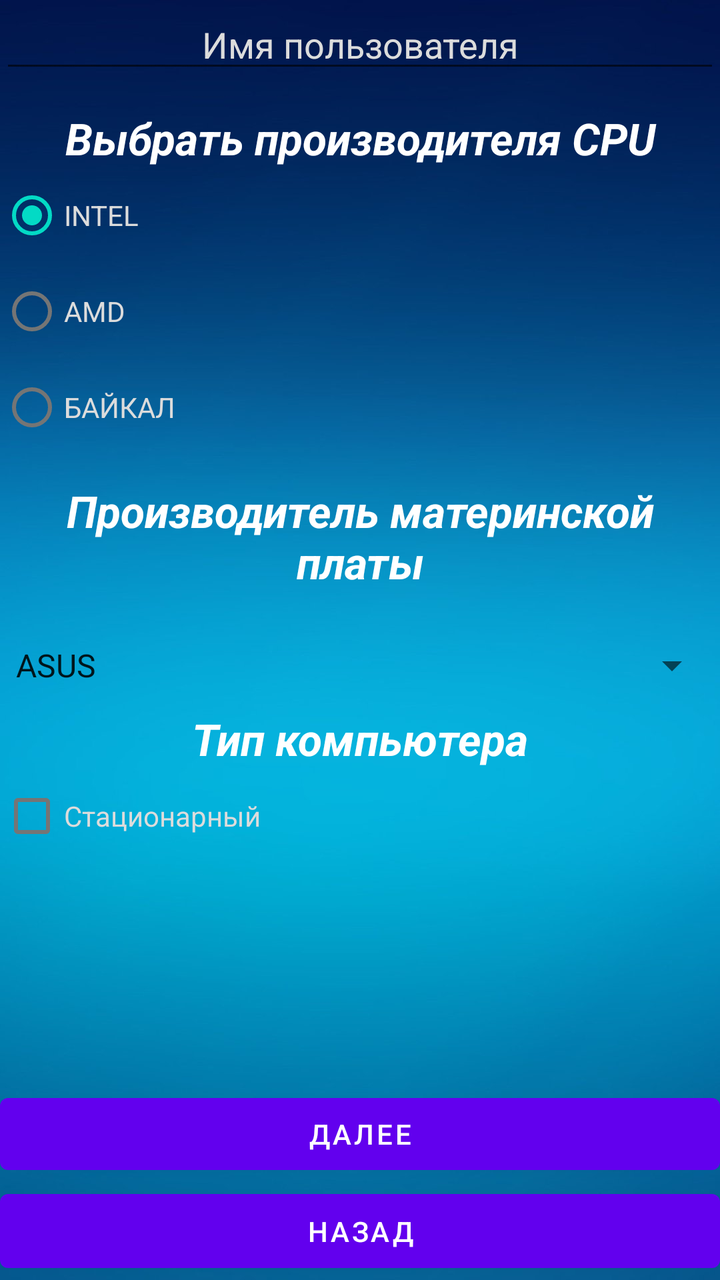
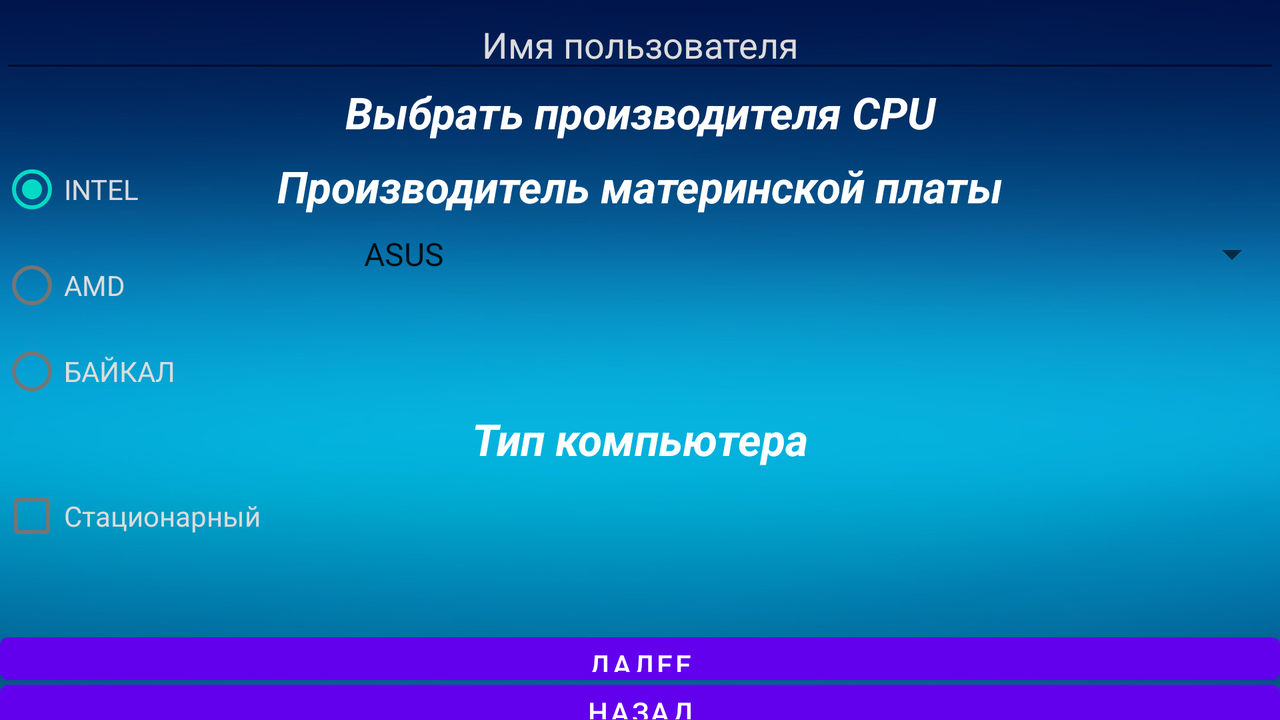

First picture: res/layout/ on a phone held upright. Second picture: the repository's own variant of that layout, on a device whose configuration matches the variant's folder. Source for both follows.
<!-- AndroidManifest.xml: application theme Theme.ANDRO_DKA_LAB_3 -->
<!-- res/layout/activity_second.xml -->
<?xml version="1.0" encoding="utf-8"?>
<RelativeLayout xmlns:android="http://schemas.android.com/apk/res/android"
    android:layout_width="match_parent"
    android:layout_height="match_parent"
    android:background="@drawable/background_2">


    <EditText
        android:id="@+id/editText"
        android:layout_width="match_parent"
        android:layout_height="wrap_content"
        android:layout_alignParentTop="true"
        android:ems="20"
        android:gravity="center"
        android:hint="@string/Имя_пользователя"
        android:importantForAutofill="no"
        android:inputType="textPersonName"
        android:textColor="#FFFFFF"
        android:textColorHint="#DCDCDC" />

    <TextView
        android:id="@+id/textView2"
        android:layout_width="match_parent"
        android:layout_height="wrap_content"
        android:layout_marginTop="13dp"
        android:layout_below="@id/editText"
        android:gravity="center"
        android:textAppearance="?android:attr/textAppearanceLarge"
        android:textStyle="bold|italic"
        android:text="@string/Производитель_CPU"
        android:textColor="#FFFFFF"
        android:textColorHint="#DCDCDC"
        />

    <RadioGroup
        android:id="@+id/radioGroup"
        android:layout_width="match_parent"
        android:layout_height="wrap_content"
        android:layout_below="@+id/textView2">

        <RadioButton
            android:id="@+id/radioButton1"
            android:layout_width="match_parent"
            android:layout_height="wrap_content"
            android:checked="true"
            android:text="@string/INTEL"
            android:textColor="#DCDCDC"/>


        <RadioButton
            android:id="@+id/radioButton2"
            android:layout_width="match_parent"
            android:layout_height="wrap_content"
            android:text="@string/AMD"
            android:textColor="#DCDCDC"/>

        <RadioButton
            android:id="@+id/radioButton3"
            android:layout_width="match_parent"
            android:layout_height="wrap_content"
            android:text="@string/БАЙКАЛ"
            android:textColor="#DCDCDC"/>

    </RadioGroup>

    <TextView
        android:id="@+id/textView3"
        android:layout_width="match_parent"
        android:layout_height="wrap_content"
        android:layout_marginTop="13dp"
        android:layout_below="@id/radioGroup"
        android:gravity="center"
        android:text="@string/Производитель_материнской_платы"
        android:textAppearance="?android:attr/textAppearanceLarge"
        android:textColor="#FFFFFF"
        android:textColorHint="#DCDCDC"
        android:textStyle="bold|italic" />

    <Spinner
        android:id="@+id/spinner"
        android:layout_width="match_parent"
        android:layout_height="wrap_content"
        android:layout_below="@+id/textView3"
        android:layout_marginTop="25dp"
        android:entries="@array/mathBoard_arrays" />

    <TextView
        android:id="@+id/textView4"
        android:layout_marginTop="10dp"
        android:layout_width="match_parent"
        android:layout_height="wrap_content"
        android:layout_below="@+id/spinner"
        android:gravity="center"
        android:textAppearance="?android:attr/textAppearanceLarge"
        android:textStyle="bold|italic"
        android:text="@string/Тип_комьютера"
        android:textColor="#FFFFFF"
        android:textColorHint="#DCDCDC"

        />

    <CheckBox
        android:id="@+id/checkBox"
        android:layout_width="match_parent"
        android:layout_height="wrap_content"
        android:layout_below="@+id/textView4"
        android:text="@string/Стационарный"
        android:textColor="#DCDCDC" />

    <Button
        android:id="@+id/next"
        android:layout_width="match_parent"
        android:layout_height="wrap_content"
        android:layout_above="@+id/back"
        android:onClick="onNext"
        android:text="@string/Далее" />

    <Button
        android:id="@+id/back"
        android:layout_width="match_parent"
        android:layout_height="49dp"
        android:layout_alignParentBottom="true"
        android:onClick="onBack"
        android:text="@string/Назад" />




</RelativeLayout>
<!-- resources referenced by this layout -->
<resources>
  <string-array name="mathBoard_arrays">
          <item>ASUS</item>
          <item>MSI</item>
          <item>GIGABYTE</item>
          <item>ASROCK</item>
          <item>BIOSTAR</item>
      </string-array>
  <!-- drawable background_2: png bitmap (drawable, 284522 bytes) -->
  <string name="AMD">AMD</string>
  <string name="INTEL">INTEL</string>
  <style name="Theme.ANDRO_DKA_LAB_3" parent="Theme.MaterialComponents.DayNight.DarkActionBar">
          
          <item name="colorPrimary">@color/purple_500</item>
          <item name="colorPrimaryVariant">@color/purple_700</item>
          <item name="colorOnPrimary">@color/white</item>
          
          <item name="colorSecondary">@color/teal_200</item>
          <item name="colorSecondaryVariant">@color/teal_700</item>
          <item name="colorOnSecondary">@color/black</item>
          
          <item name="android:statusBarColor" tools:targetApi="l">?attr/colorPrimaryVariant</item>
          
      </style>
</resources>
<!-- res/layout-land/activity_second.xml (the repository's variant of the layout above) -->
<!-- drawn on the phone turned sideways -->
<?xml version="1.0" encoding="utf-8"?>

<RelativeLayout xmlns:android="http://schemas.android.com/apk/res/android"
    xmlns:tools="http://schemas.android.com/tools"
    android:layout_width="match_parent"
    android:layout_height="match_parent"
    android:background="@drawable/background_2">


    <EditText
        android:id="@+id/editText"
        android:layout_width="match_parent"
        android:layout_height="wrap_content"
        android:layout_alignParentTop="true"
        android:gravity="center"
        android:hint="@string/Имя_пользователя"
        android:importantForAutofill="no"
        android:inputType="textPersonName"
        android:textColor="#FFFFFF"
        android:textColorHint="#DCDCDC" />

    <TextView
        android:id="@+id/textView2"
        android:layout_width="match_parent"
        android:layout_height="wrap_content"
        android:layout_below="@id/editText"
        android:gravity="center"
        android:textAppearance="?android:attr/textAppearanceLarge"
        android:textStyle="bold|italic"
        android:text="@string/Производитель_CPU"
        android:textColor="#FFFFFF"
        android:textColorHint="#DCDCDC"
        />

    <RadioGroup
        android:id="@+id/radioGroup"
        android:layout_width="110dp"
        android:layout_height="134dp"
        android:layout_below="@+id/textView2">

        <RadioButton
            android:id="@+id/radioButton1"
            android:layout_width="match_parent"
            android:layout_height="wrap_content"
            android:checked="true"
            android:text="@string/INTEL"
            android:textColor="#DCDCDC" />


        <RadioButton
            android:id="@+id/radioButton2"
            android:layout_width="match_parent"
            android:layout_height="wrap_content"
            android:text="@string/AMD"
            android:textColor="#DCDCDC" />

        <RadioButton
            android:id="@+id/radioButton3"
            android:layout_width="match_parent"
            android:layout_height="wrap_content"
            android:text="@string/БАЙКАЛ"
            android:textColor="#DCDCDC" />

    </RadioGroup>

    <TextView
        android:id="@+id/textView3"
        android:layout_width="match_parent"
        android:layout_height="44dp"
        android:layout_below="@id/radioGroup"
        android:layout_marginTop="-134dp"
        android:gravity="center"
        android:text="@string/Производитель_материнской_платы"
        android:textAppearance="?android:attr/textAppearanceLarge"
        android:textColor="#FFFFFF"
        android:textColorHint="#DCDCDC"
        android:textStyle="bold|italic" />

    <Spinner
        android:id="@+id/spinner"
        android:layout_width="578dp"
        android:layout_height="wrap_content"
        android:layout_below="@+id/textView3"
        android:layout_marginStart="64dp"
        android:layout_toEndOf="@+id/radioGroup"
        android:entries="@array/mathBoard_arrays"
        />

    <TextView
        android:id="@+id/textView4"
        android:layout_width="match_parent"
        android:layout_height="wrap_content"
        android:layout_below="@+id/radioGroup"
        android:gravity="center"
        android:textAppearance="?android:attr/textAppearanceLarge"
        android:textStyle="bold|italic"
        android:text="@string/Тип_комьютера"
        android:textColor="#FFFFFF"
        android:textColorHint="#DCDCDC"

        />

    <CheckBox
        android:id="@+id/checkBox"
        android:layout_width="match_parent"
        android:layout_height="wrap_content"
        android:layout_below="@+id/textView4"
        android:text="@string/Стационарный"
        android:textColor="#DCDCDC" />

    <Button
        android:id="@+id/next"
        android:layout_width="match_parent"
        android:layout_height="100px"
        android:layout_above="@+id/back"
        android:layout_marginBottom="-10dp"
        android:onClick="onNext"
        android:text="@string/Далее" />

    <Button
        android:id="@+id/back"
        android:layout_width="match_parent"
        android:layout_height="100px"
        android:layout_alignParentBottom="true"
        android:layout_marginBottom="-10dp"
        android:onClick="onBack"
        android:text="@string/Назад" />




</RelativeLayout>
